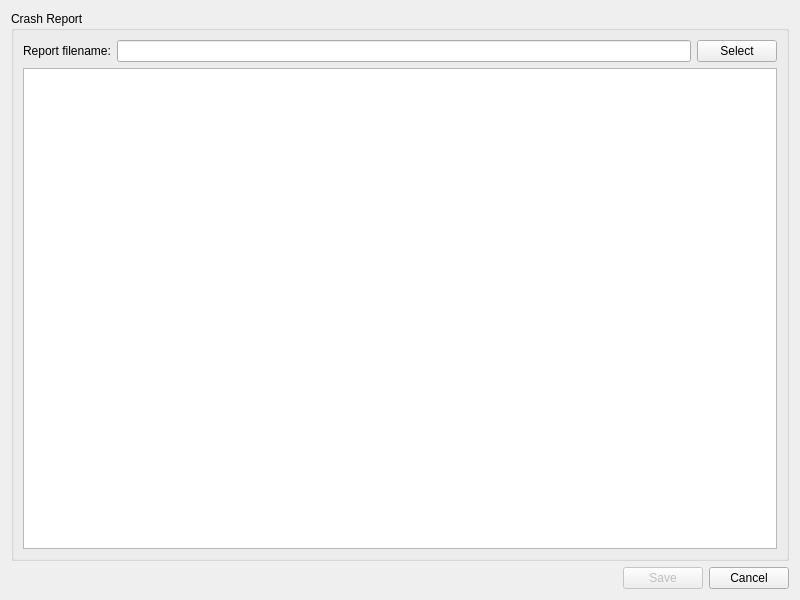
<?xml version="1.0" encoding="UTF-8"?>
<ui version="4.0">
 <class>CrashReportWidget</class>
 <widget class="QWidget" name="CrashReportWidget">
  <property name="geometry">
   <rect>
    <x>0</x>
    <y>0</y>
    <width>800</width>
    <height>600</height>
   </rect>
  </property>
  <property name="windowTitle">
   <string>Crash Report</string>
  </property>
  <layout class="QVBoxLayout" name="verticalLayout_2">
   <item>
    <widget class="QGroupBox" name="reportGroupBox">
     <property name="title">
      <string>Crash Report</string>
     </property>
     <layout class="QVBoxLayout" name="verticalLayout">
      <item>
       <layout class="QHBoxLayout" name="horizontalLayout">
        <item>
         <widget class="QLabel" name="fileNameLabel">
          <property name="text">
           <string>Report filename:</string>
          </property>
         </widget>
        </item>
        <item>
         <widget class="QLineEdit" name="fileNameLineEdit"/>
        </item>
        <item>
         <widget class="QPushButton" name="selectFileNameButton">
          <property name="text">
           <string>Select</string>
          </property>
         </widget>
        </item>
       </layout>
      </item>
      <item>
       <widget class="QPlainTextEdit" name="reportTextEdit">
        <property name="readOnly">
         <bool>true</bool>
        </property>
       </widget>
      </item>
     </layout>
    </widget>
   </item>
   <item>
    <layout class="QHBoxLayout" name="horizontalLayout_2">
     <item>
      <spacer name="horizontalSpacer">
       <property name="orientation">
        <enum>Qt::Horizontal</enum>
       </property>
       <property name="sizeHint" stdset="0">
        <size>
         <width>40</width>
         <height>20</height>
        </size>
       </property>
      </spacer>
     </item>
     <item>
      <widget class="QPushButton" name="saveReportButton">
       <property name="enabled">
        <bool>false</bool>
       </property>
       <property name="text">
        <string>Save</string>
       </property>
      </widget>
     </item>
     <item>
      <widget class="QPushButton" name="cancelButton">
       <property name="text">
        <string>Cancel</string>
       </property>
      </widget>
     </item>
    </layout>
   </item>
  </layout>
 </widget>
 <resources/>
 <connections/>
</ui>
